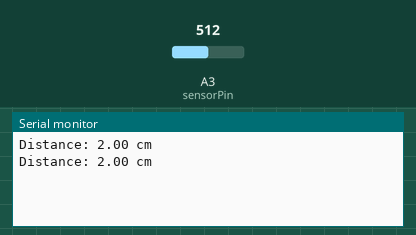
Simulated run of this sketch. Board: Arduino Uno, built with avr-gcc and run on an emulated ATmega328P. Parts: the last lines printed to the serial monitor. The test bench sets the inputs (shaded band); at power-on: A3 (sensorPin) = 512.

Above: at 1.2 s.
1.3 s: A3 (sensorPin) set to 35
At 1.6 s:
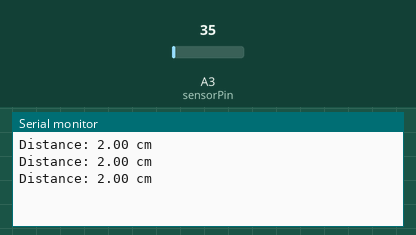
2.8 s: A3 (sensorPin) set to 30
At 3.24 s:
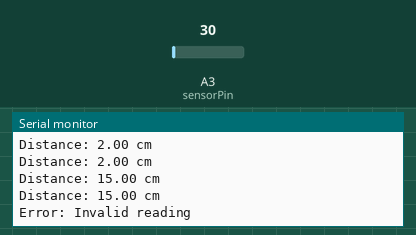

The sketch:

ulrasonic1scannerCode.ino
```cpp
const int sensorPin = A3;  // Connect IR sensor output to A0

void setup() {
  Serial.begin(9600);      // Initialize serial communication
}

void loop() {
  const int samples = 10;
  long sensorValue = 0;

  // Take multiple samples for a better average reading
  for (int i = 0; i < samples; i++) {
    sensorValue += analogRead(sensorPin);
    delay(10);  // Short delay between readings
  }
  sensorValue /= samples;  // Average the readings

  // Prevent division by zero or negative values in the formula.
  // (Threshold value chosen based on calibration experience.)
  if (sensorValue <= 31) {
    Serial.println("Error: Invalid reading");
    delay(50);
    return;
  }

  // Calculate distance using an empirical formula calibrated for a 2–15 cm IR sensor.
  // The formula below is: distance = 738.46 / (sensorValue - 30.77)
  // where the constants were chosen such that:
  //   When sensorValue ~ 400, distance ~ 2 cm, and
  //   When sensorValue ~ 80,  distance ~ 15 cm.
  // You should adjust these numbers based on your own calibration.
  float distance = 738.46 / (sensorValue - 30.77);

  // Constrain the calculated distance to the sensor's valid range (2–15 cm)
  distance = constrain(distance, 2.0, 15.0);

  // Display the result
  Serial.print("Distance: ");
  Serial.print(distance);
  Serial.println(" cm");

  delay(500);  // Adjust delay between measurements as needed
}
```

Measured:
- the behaviour switches between 32 and 31 on A3 (sensorPin) (found by bisection; images 1 and 2)
- after the input at 2.8 s, the serial monitor: prints a new line after 0.31 s (image 2)
